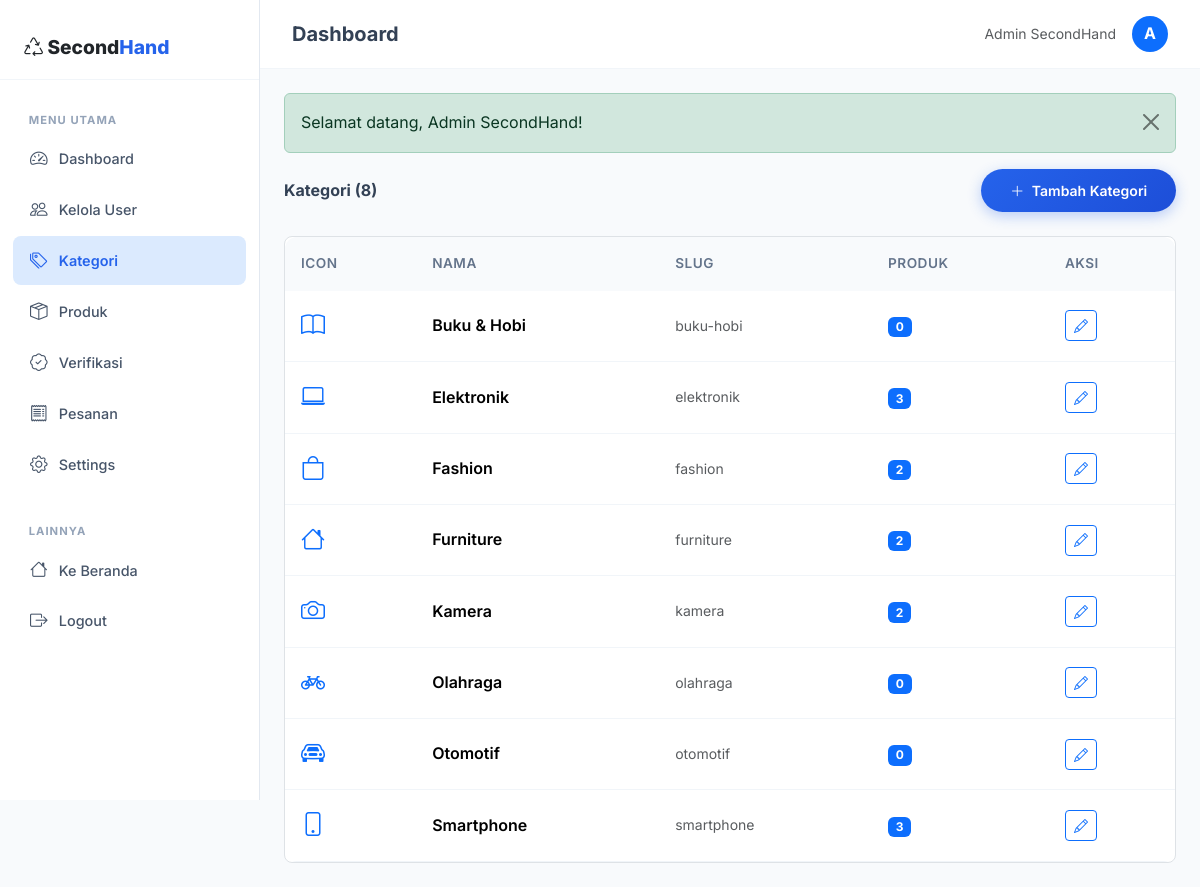
The page /index.php?page=admin_categories (signed in) on the database its author committed.
### tables this page shows
CREATE TABLE `categories` (
  `id` INT(11) NOT NULL AUTO_INCREMENT,
  `name` VARCHAR(100) NOT NULL,
  `slug` VARCHAR(100) NOT NULL UNIQUE,
  `icon` VARCHAR(50) DEFAULT 'bi-tag',
  `description` TEXT DEFAULT NULL,
  `is_active` TINYINT(1) NOT NULL DEFAULT 1,
  `created_at` TIMESTAMP DEFAULT CURRENT_TIMESTAMP,
  PRIMARY KEY (`id`)
);

### src/config/helpers.php (called while the page is built, shortened)
<?php
function e($string) {
    return htmlspecialchars($string ?? '', ENT_QUOTES, 'UTF-8');
}

### src/views/admin/categories.php (the view, shortened to what this page needs)
<?php
$db = getDB();
$categories = $db->query("SELECT c.*, (SELECT COUNT(*) FROM products p WHERE p.category_id = c.id) as product_count FROM categories c ORDER BY c.name")->fetchAll();
?>
<div class="d-flex justify-content-between align-items-center mb-4">
    <h6 class="fw-bold mb-0">Kategori (<?= count($categories) ?>)</h6>
    <button class="btn btn-primary-custom btn-sm" data-bs-toggle="modal" data-bs-target="#catModal" onclick="document.getElementById('catForm').reset();document.getElementById('catId').value=''"><i class="bi bi-plus-lg me-1"></i> Tambah Kategori</button>
</div>
<div class="bg-white rounded-3 border">
    <div class="table-responsive">
        <table class="table table-custom mb-0">
            <thead><tr><th>Icon</th><th>Nama</th><th>Slug</th><th>Produk</th><th>Aksi</th></tr></thead>
            <tbody>
            <?php foreach ($categories as $c): ?>
            <tr>
                <td><i class="bi <?= e($c['icon']) ?> fs-4 text-primary"></i></td>
                <td class="fw-semibold"><?= e($c['name']) ?></td>
                <td class="small text-muted"><?= e($c['slug']) ?></td>
                <td><span class="badge bg-primary"><?= $c['product_count'] ?></span></td>
                <td><button class="btn btn-sm btn-outline-primary" onclick="document.getElementById('catId').value='<?= $c['id'] ?>';document.getElementById('catName').value='<?= e($c['name']) ?>';document.getElementById('catIcon').value='<?= e($c['icon']) ?>';document.getElementById('catDesc').value='<?= e($c['description'] ?? '') ?>';new bootstrap.Modal(document.getElementById('catModal')).show()"><i class="bi bi-pencil"></i></button></td>
            </tr>
            <?php endforeach; ?>
            </tbody>
        </table>
    </div>
</div>

### src/assets/css/style.css (style rules this page uses)
:root { --primary: #2563eb; --primary-dark: #1d4ed8; --primary-light: #dbeafe; --secondary: #1e293b; --accent: #0ea5e9; --success: #10b981; --warning: #f59e0b; --danger: #ef4444; --dark: #0f172a; --gray-900: #1e293b; --gray-800: #334155; --gray-700: #475569; --gray-600: #64748b; --gray-500: #94a3b8; --gray-400: #cbd5e1; --gray-300: #e2e8f0; --gray-200: #f1f5f9; --gray-100: #f8fafc; --white: #ffffff; --shadow-sm: 0 1px 2px rgba(0, 0, 0, 0.05); --shadow: 0 1px 3px rgba(0, 0, 0, 0.1), 0 1px 2px rgba(0, 0, 0, 0.06); --shadow-md: 0 4px 6px -1px rgba(0, 0, 0, 0.1), 0 2px 4px -1px rgba(0, 0, 0, 0.06); --shadow-lg: 0 10px 15px -3px rgba(0, 0, 0, 0.1), 0 4px 6px -2px rgba(0, 0, 0, 0.05); --shadow-xl: 0 20px 25px -5px rgba(0, 0, 0, 0.1), 0 10px 10px -5px rgba(0, 0, 0, 0.04); --radius: 12px; --radius-sm: 8px; --radius-lg: 16px; --transition: all 0.3s cubic-bezier(0.4, 0, 0.2, 1); }
*, *::before, *::after { box-sizing: border-box; }
body { font-family: 'Inter', sans-serif; background-color: var(--gray-100); color: var(--gray-800); line-height: 1.6; -webkit-font-smoothing: antialiased; }
.btn-primary-custom { background: linear-gradient(135deg, var(--primary) 0%, var(--primary-dark) 100%); color: white; border: none; padding: 0.7rem 1.8rem; border-radius: 50px; font-weight: 600; transition: var(--transition); box-shadow: 0 4px 14px rgba(37, 99, 235, 0.3); }
.table-custom { border-radius: var(--radius); overflow: hidden; }
.table-custom thead th { background: var(--gray-100); font-weight: 600; font-size: 0.85rem; text-transform: uppercase; letter-spacing: 0.5px; color: var(--gray-600); border: none; padding: 1rem; }
.table-custom tbody td { padding: 1rem; vertical-align: middle; border-color: var(--gray-200); }

### rows shown on the page
categories: name "Buku & Hobi", slug "buku-hobi", product_count "0"
categories: name "Elektronik", slug "elektronik", product_count "3"
categories: name "Fashion", slug "fashion", product_count "2"
categories: name "Furniture", slug "furniture", product_count "2"
categories: name "Kamera", slug "kamera", product_count "2"
categories: name "Olahraga", slug "olahraga", product_count "0"
categories: name "Otomotif", slug "otomotif", product_count "0"
categories: name "Smartphone", slug "smartphone", product_count "3"

### other values the page prints
$dashboardTitle "Dashboard"
$_SESSION['name'] "Admin SecondHand"
substr($_SESSION['name'] ?? 'U', 0, 1) "A"
$flash['message'] "Selamat datang, Admin SecondHand!"
count($categories) "8"
